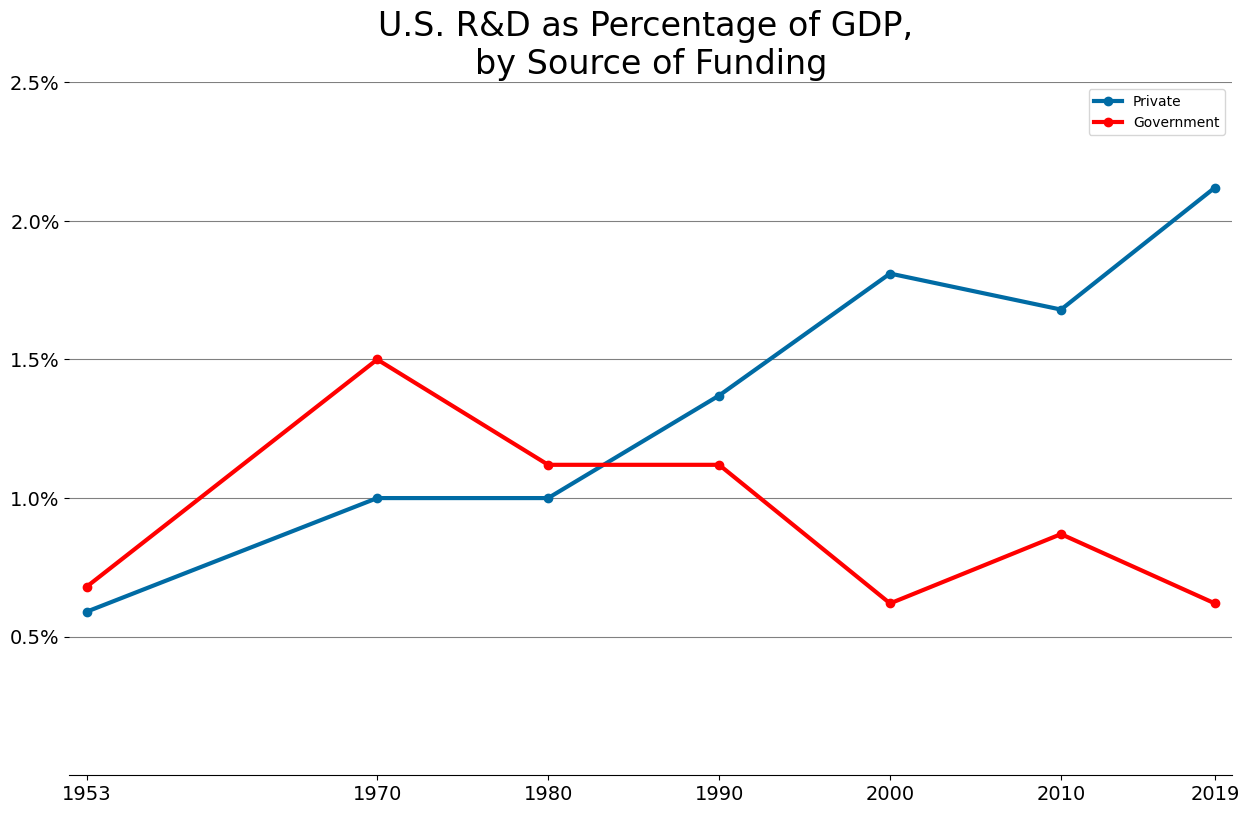

Python code for this plot:
# Chart showing the disparity between employee productivity 
# and hourly compensation over time.

import matplotlib.pyplot as plt

private = [0.59, 1.0, 1.0, 1.37, 1.81, 1.68, 2.12]
govt = [0.68, 1.5, 1.12, 1.12, 0.62, 0.87, 0.62]
year = [1953, 1970, 1980, 1990, 2000, 2010, 2019]

# Import the special xkcd plot styling plt.xkcd()

# The name of the xkcd plot is taken from the popular web comic page xkcd
# (https://xkcd.com/).

plt.xkcd()

fig, ax = plt.subplots(figsize=(15, 9))

# Plotting the 'private' spending data with blue color (default).
ax.plot(year, private, label='Private', linewidth=3, marker='o')

# Plotting the 'govt' spending data with red color.
ax.plot(year, govt, c='red', label='Government', linewidth=3, marker='o')

# Setting labels and titles

ax.set_title("U.S. R&D as Percentage of GDP, \nby Source of Funding", fontsize=24)

ax.set_xlabel('', fontsize=16)
ax.set_ylabel('', fontsize=16)


# Specify the years as tick locations and labels.
ax.set_xticks(year)
ax.set_xticklabels(year)

# Set x-axis range.
ax.set_xlim(left=1952, right=2020)

# Set y-axis ticks, labels and limits.
y_ticks = [0.5, 1.0, 1.5, 2.0, 2.5]
y_labels = ["{}%".format(y) for y in y_ticks] # List comp adds % symbol to y-axis label.

ax.set_yticks(y_ticks)
ax.set_yticklabels(y_labels)

ax.set_ylim(bottom=0, top=2.5)

ax.tick_params(axis='both', labelsize=14)

# Add gridlines.
ax.grid(which='major', axis='y', linestyle='-', color='grey')

# Legend shows what each line is.
ax.legend(loc='upper right')

# Hide the right, top and left spines.
ax.spines['right'].set_visible(False)
ax.spines['top'].set_visible(False)
ax.spines['left'].set_visible(False)

# Only show ticks on the left and bottom spines. 
#ax.yaxis.set_ticks_position('left')
#ax.xaxis.set_ticks_position('bottom')

plt.savefig('privateVsGovtR&D.png', bbox_inches='tight')

plt.show()






